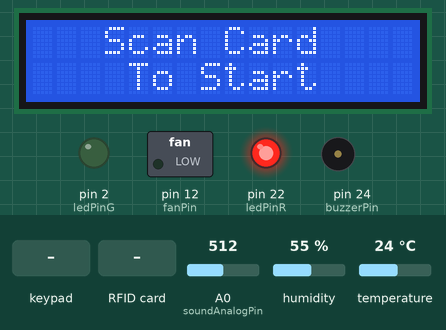
Bench run of a sketch on a simulated Arduino Mega 2560, built with avr-gcc and run on an emulated ATmega2560. Shown: 16×2 character LCD, switched loads named in the sketch (green lamp = pin HIGH), output pins drawn as LEDs (lit = HIGH), buzzer (waves = sounding). Dashed ring = blinking. The inputs (shaded band) are chosen by the test bench; at power-on: temperature 24 °C, A0 (soundAnalogPin) = 512, humidity 55 %. The local clock reads 2024-03-15 10:24:30 at power-on unless the sketch sets it; pins used as bus, display or sensor lines are not drawn; what the sketch prints to the serial monitor is not drawn.

Above: at 1.3 s.
1.4 s: temperature set to 26.6 °C
11.6 s: temperature set to 27.4 °C
At 20.73 s:
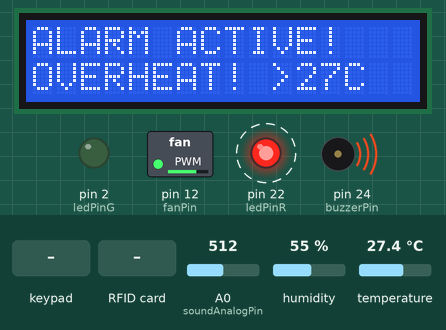
21.9 s: temperature set to 12 °C
At 30.42 s:
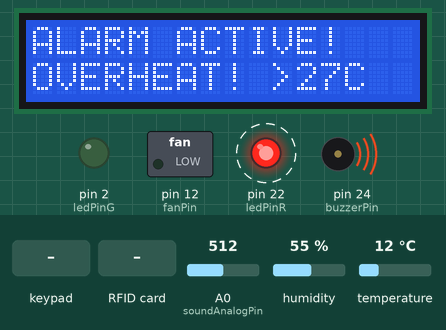
32.2 s: keypad keys 1 9 8 4 # pressed 0.4 s apart
At 35.3 s:
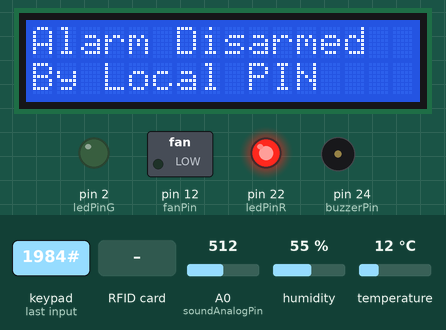
35.7 s: RFID card F1 EF BE 53 held to the reader
At 37.8 s:
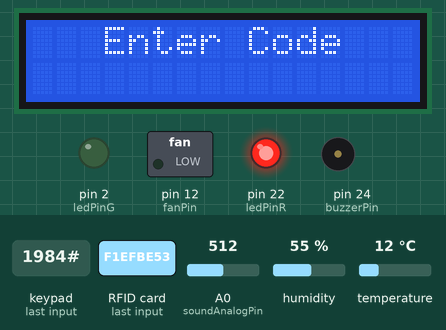
38.3 s: key '#' pressed
At 39.8 s:
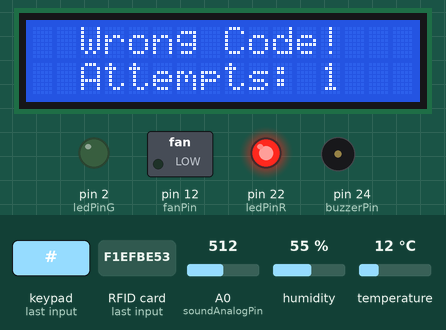
Timing chart, 0 to 41.3 s (numbered marks = the images above; inputs shaded):
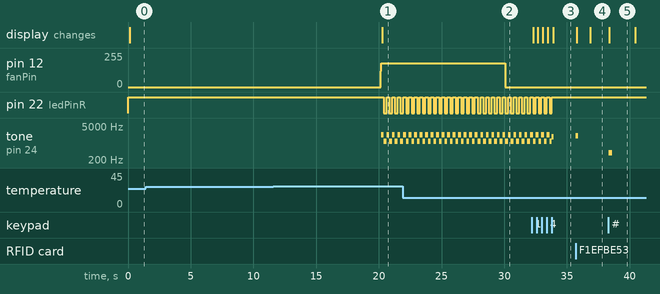

Measured:
- the behaviour switches between 26.9 and 27 °C on temperature (found by bisection; images 0 and 1)
- after the input at 1.4 s, every drawn part: stays the same
- after the input at 11.6 s, pin 12 (fanPin): 0/255 → 180/255 after 8.5 s; pin 22 (ledPinR): alternates HIGH for 0.22 s and LOW for 0.22 s, starting after 8.8 s; tone on pin 24 (buzzerPin): alternates 2200 Hz for 0.22 s and 1200 Hz for 0.22 s, starting after 8.6 s; the display: changes after 8.7 s (image 1)
- after the input at 21.9 s, pin 12 (fanPin): 180/255 → 0/255 after 8.2 s
- after the input at 32.2 s, pin 22 (ledPinR): goes on until 33.8 s, then stays HIGH; the display: first changes after 0.09 s (image 3 shows a later state)
- after the input at 35.7 s, tone on pin 24 (buzzerPin): silent → 2000 Hz at once, → silent 0.20 s later; the display: first changes after 0.09 s (image 4 shows a later state)
- after the input at 38.3 s, tone on pin 24 (buzzerPin): silent → 400 Hz at once, → silent 0.30 s later; the display: changes after 0.09 s (image 5)
- what the display in image 5 shows lasts 2.0 s, from 38.4 s to 40.4 s

The sketch:

serverroom_node.ino
```cpp
/* =========================================================================
 * Server Room IoT - Elegoo / Arduino Mega 2560 Edge Node
 *
 * Capabilities:
 * - Reads DHT22 (temp/humidity), analog sound sensor (peak-to-peak dB), and DS3231 RTC.
 * - Sends JSON telemetry to Raspberry Pi -> Azure MQTTS every 10 seconds (115200 baud).
 * - Local 2FA door access control: RC522 RFID card + 4x4 Keypad PIN ("1984#").
 * - Persistent non-blocking alarm (ALL alarms require manual disarm via PIN 1984# or Azure).
 * - PWM cooling fan on Pin 12 with soft-start (AI preventive + local >= 27 C fail-safe;
 *   auto-stops when temp drops < 27 C; manual remote override from Dashboard).
 * - HD44780 LCD auto-resync to prevent garbled characters after motor/buzzer power spikes.
 * ========================================================================= */
#include <Keypad.h>
#include <dhtnew.h>
#include <Wire.h>
#include <RTClib.h>
#include <LiquidCrystal.h>
#include <SPI.h>
#include <MFRC522.h>

// --- RFID-RC522 (SPI pins 50-53; RST on Pin 5 to avoid LCD pins 6-11) ---
#define RST_PIN 5
#define SS_PIN  53
MFRC522 mfrc522(SS_PIN, RST_PIN);

// Authorized local fallback RFID card UID
byte gyldigUID[] = { 0xF1, 0xEF, 0xBE, 0x53 };

// --- Environmental sensors: DHT22 (Pin 48) & Analog sound sensor (A0) ---
DHTNEW mySensor(48);
const int soundAnalogPin = A0;
const int sampleWindow = 50;                 // Sound sampling window in ms
unsigned long previousSensorMillis = 0;
const unsigned long sensorInterval = 10000;  // Telemetry interval: 10 seconds
unsigned int maxPeakInInterval = 0;

// --- Actuators: Status LEDs, Passive Buzzer (Timer 2), PWM Fan (Pin 12, Timer 1) ---
const int ledPinG = 2;
const int ledPinR = 22;
const int buzzerPin = 24;
const int fanPin = 12;

// --- Cooling PWM speeds (0-255) & ASHRAE TC 9.9 max temperature ---
const int FAN_PWM_PREVENTIVE = 90;       // Preventive AI cooling / manual dashboard "fan_on"
const int FAN_PWM_CRITICAL   = 180;      // High-speed cooling when temp >= 27.0 C
const float TEMP_MAX_THRESHOLD = 27.0;   // Overheating threshold in Celsius

// --- 16x2 LCD in 4-bit parallel mode (Pins 6-11) ---
LiquidCrystal lcd(6, 7, 8, 9, 10, 11);

// --- 4x4 Matrix Keypad (Rows 31-37, Cols 39-45) ---
const byte ROWS = 4;
const byte COLS = 4;
char hexaKeys[ROWS][COLS] = {
  {'1','2','3','A'},
  {'4','5','6','B'},
  {'7','8','9','C'},
  {'*','0','#','D'}
};
byte rowPins[ROWS] = {31, 33, 35, 37};
byte colPins[COLS] = {39, 41, 43, 45};
Keypad customKeypad = Keypad(makeKeymap(hexaKeys), rowPins, colPins, ROWS, COLS);

// --- DS3231 Real-Time Clock (I2C pins 20/21) ---
RTC_DS3231 rtc;
bool rtcOk = false;

// --- Access control state ---
bool kortGodkendt = false;
String indtastetKode = "";
String korrektKode = "1984";
String senesteUID = "";
int wrongAttempts = 0;
const int maxAttempts = 3;

bool doorIsOpen = false;
unsigned long doorOpenUntil = 0;
unsigned long tempMsgUntil = 0;

// --- Cooling fan state (separates manual dashboard control from automatic AI/DHT control) ---
bool fanActive = false;
int fanPwmCurrent = 0;
bool fanManualOn = false;
bool fanAutoOn = false;
bool localTempHigh = false;

// --- Persistent alarm state (ONLY stopped manually via PIN 1984# or Azure alarm_stop) ---
bool alarmActive = false;
bool tempAlarmMutedWhileHot = false;
unsigned long lastSirenToggleMs = 0;
bool sirenHigh = false;
String alarmPinBuf = "";

// Buffer for incoming newline-delimited JSON commands from Raspberry Pi
String serialBuf = "";

// --- Re-initialize LCD before printing to clear any HD44780 4-bit glitches from power spikes ---
void lcdWriteSafe(const String &l1, const String &l2) {
  lcd.begin(16, 2);
  delay(5);
  lcd.clear();
  lcd.setCursor(0, 0);
  lcd.print(l1.substring(0, 16));
  lcd.setCursor(0, 1);
  lcd.print(l2.substring(0, 16));
}

// --- Set PWM fan speed on Pin 12 using a gentle soft-start ramp to prevent 5V rail dips ---
void setFanSpeed(int pwm) {
  if (pwm <= 0) {
    analogWrite(fanPin, 0);
    fanActive = false;
    fanPwmCurrent = 0;
    return;
  }
  if (pwm > 255) pwm = 255;
  if (!fanActive) {
    int step1 = (pwm > 60) ? 60 : pwm;
    int step2 = (pwm > 120) ? 120 : pwm;
    analogWrite(fanPin, step1);
    delay(25);
    analogWrite(fanPin, step2);
    delay(25);
  }
  analogWrite(fanPin, pwm);
  fanActive = true;
  fanPwmCurrent = pwm;
}

// --- Resolve final fan speed from local overheat, AI auto-cooling, and manual override flags ---
void syncFanState() {
  if (localTempHigh) {
    setFanSpeed(FAN_PWM_CRITICAL);
  } else if (fanAutoOn || fanManualOn) {
    setFanSpeed(FAN_PWM_PREVENTIVE);
  } else {
    setFanSpeed(0);
  }
}

// --- Re-initialize RC522 RFID reader after state transitions so card scans stay responsive ---
void wakeRfid() {
  pinMode(RST_PIN, OUTPUT);
  digitalWrite(RST_PIN, HIGH);
  delay(5);
  mfrc522.PCD_Init();
}

// --- Format current DS3231 RTC date/time as "YYYY-MM-DD HH:MM:SS" ---
String getRtcString() {
  if (!rtcOk) return "no_rtc";
  DateTime now = rtc.now();
  char buf[20];
  snprintf(buf, sizeof(buf), "%04d-%02d-%02d %02d:%02d:%02d",
           now.year(), now.month(), now.day(), now.hour(), now.minute(), now.second());
  return String(buf);
}

// --- Convert the scanned RFID UID bytes to an uppercase hex string (e.g. "F1EFBE53") ---
String getUidHex() {
  String uid = "";
  for (byte i = 0; i < mfrc522.uid.size; i++) {
    if (mfrc522.uid.uidByte[i] < 0x10) uid += "0";
    uid += String(mfrc522.uid.uidByte[i], HEX);
  }
  uid.toUpperCase();
  return uid;
}

// --- Display idle welcome screen (also indicates when the cooling fan is running) ---
void visStartSkaerm() {
  lcdWriteSafe("   Scan Card", fanActive ? "    Fan: ON" : "    To Start");
  wakeRfid();
}

// --- Show a temporary 2-line status message for `ms` milliseconds, then return to idle ---
void showTempStatus(const String &l1, const String &l2, unsigned long ms) {
  lcdWriteSafe(l1, l2);
  tempMsgUntil = millis() + ms;
  wakeRfid();
}

// --- Return door and access state to locked (Red LED ON, Green LED OFF) ---
void resetToLocked() {
  alarmActive = false;
  alarmPinBuf = "";
  noTone(buzzerPin);
  doorIsOpen = false;
  kortGodkendt = false;
  indtastetKode = "";
  tempMsgUntil = 0;
  digitalWrite(ledPinG, LOW);
  digitalWrite(ledPinR, HIGH);
  visStartSkaerm();
}

// --- Start latched non-blocking alarm (stays active until PIN 1984# or Azure alarm_stop) ---
void startPersistentAlarm(const String &subtext) {
  if (alarmActive) return;  // Already sounding: do not interrupt an ongoing keypad PIN entry
  alarmActive = true;
  alarmPinBuf = "";
  doorIsOpen = false;
  kortGodkendt = false;
  indtastetKode = "";
  tempMsgUntil = 0;
  digitalWrite(ledPinG, LOW);
  // Start buzzer first, let 5V rail settle for 20ms, then resync LCD for clean text
  tone(buzzerPin, 2200);
  digitalWrite(ledPinR, HIGH);
  sirenHigh = true;
  lastSirenToggleMs = millis();
  delay(20);
  lcdWriteSafe("ALARM ACTIVE!", subtext);
}

// --- Manually disarm active alarm (fan keeps cooling if temperature is still >= 27 C) ---
void disarmLocalAlarm(const String &who) {
  if (localTempHigh) {
    tempAlarmMutedWhileHot = true;  // Prevent immediate re-trigger while room is still cooling down
  }
  alarmActive = false;
  alarmPinBuf = "";
  wrongAttempts = 0;
  noTone(buzzerPin);
  digitalWrite(ledPinG, LOW);
  digitalWrite(ledPinR, HIGH);
  tone(buzzerPin, 1800, 150);
  delay(15);
  showTempStatus("Alarm Disarmed", who, 2500);
  Serial.println("{\"type\":\"access_event\",\"event\":\"alarm_disarmed\"}");
}

// --- Toggle siren frequency (1200/2200 Hz) and Red LED every 220ms without blocking loop() ---
void updateAlarmSiren(unsigned long nowMs) {
  if (!alarmActive) return;
  maxPeakInInterval = 0;  // Ignore own siren on the sound sensor to prevent feedback loops
  if (nowMs - lastSirenToggleMs >= 220) {
    lastSirenToggleMs = nowMs;
    sirenHigh = !sirenHigh;
    tone(buzzerPin, sirenHigh ? 2200 : 1200);
    digitalWrite(ledPinR, sirenHigh ? HIGH : LOW);
  }
}

// --- Compare scanned 4-byte RFID UID against the local authorized card UID ---
bool tjekUID() {
  if (mfrc522.uid.size != 4) return false;
  for (byte i = 0; i < 4; i++) {
    if (mfrc522.uid.uidByte[i] != gyldigUID[i]) return false;
  }
  return true;
}

// --- Unlock door non-blocking (Green LED ON) for `ms` milliseconds, then auto-relock ---
void openDoorNonBlocking(const String &l1, const String &l2, unsigned long ms) {
  alarmActive = false;
  alarmPinBuf = "";
  noTone(buzzerPin);
  digitalWrite(ledPinR, LOW);
  digitalWrite(ledPinG, HIGH);
  tone(buzzerPin, 2500, 500);
  delay(15);
  lcdWriteSafe(l1, l2);
  doorIsOpen = true;
  doorOpenUntil = millis() + ms;
  tempMsgUntil = 0;
  wrongAttempts = 0;
  kortGodkendt = false;
  indtastetKode = "";
}

// --- Execute compact JSON remote commands received from Azure -> Raspberry Pi ---
void handleIncomingCommand(const String &line) {
  if (line.indexOf("\"alarm_stop\"") >= 0) {
    disarmLocalAlarm("By Azure Auth");
  } else if (line.indexOf("\"alarm_test\"") >= 0) {
    startPersistentAlarm("Code/Azure Stop");
  } else if (line.indexOf("\"unlock_door\"") >= 0) {
    openDoorNonBlocking("Remote Unlocked", "Serverroom open", 8000);
    Serial.println("{\"type\":\"access_event\",\"event\":\"remote_unlock\"}");
  } else if (line.indexOf("\"lock_door\"") >= 0) {
    resetToLocked();
    tone(buzzerPin, 900, 200);
    showTempStatus("Door Locked", "By Azure Admin", 2000);
    Serial.println("{\"type\":\"access_event\",\"event\":\"remote_lock\"}");
  } else if (line.indexOf("\"fan_auto_off\"") >= 0) {
    // AI reports normal temperature -> stop auto fan (keeps running if manually enabled)
    fanAutoOn = false;
    syncFanState();
    if (!alarmActive && !fanActive) {
      showTempStatus("AI Cooling: OFF", "Temp normal", 2500);
    }
  } else if (line.indexOf("\"fan_auto\"") >= 0) {
    // AI predicts overheating or breach -> activate preventive cooling on Pin 12
    fanAutoOn = true;
    syncFanState();
    if (!alarmActive) {
      tone(buzzerPin, 1400, 120);
      delay(15);
      showTempStatus("AI Cooling: ON", "Preventive Fan", 2500);
    }
  } else if (line.indexOf("\"fan_on\"") >= 0) {
    // Manual dashboard override: turn cooling fan ON
    fanManualOn = true;
    syncFanState();
    if (!alarmActive) {
      tone(buzzerPin, 1400, 120);
      delay(15);
      showTempStatus("Cooling: ON", "Manual Remote", 2500);
    }
  } else if (line.indexOf("\"fan_off\"") >= 0) {
    // Manual dashboard override: force cooling fan OFF
    fanManualOn = false;
    fanAutoOn = false;
    localTempHigh = false;
    setFanSpeed(0);
    if (!alarmActive) {
      tone(buzzerPin, 900, 120);
      delay(15);
      showTempStatus("Cooling: OFF", "Normal mode", 2500);
    }
  } else if (line.indexOf("\"ping\"") >= 0) {
    if (!alarmActive) {
      tone(buzzerPin, 1800, 80);
      showTempStatus("Azure Ping OK", getRtcString().substring(11), 2500);
    }
  } else if (line.indexOf("\"reset_state\"") >= 0) {
    // Full software reset of alarm, fan, and access states
    wrongAttempts = 0;
    fanManualOn = false;
    fanAutoOn = false;
    localTempHigh = false;
    tempAlarmMutedWhileHot = false;
    setFanSpeed(0);
    resetToLocked();
    tone(buzzerPin, 1500, 100);
    Serial.println("{\"type\":\"access_event\",\"event\":\"remote_reset\"}");
  }
}

// --- Non-blocking USB Serial reader for newline-terminated commands from Raspberry Pi ---
void checkSerialFromPi() {
  while (Serial.available()) {
    char c = (char)Serial.read();
    if (c == '\n') {
      serialBuf.trim();
      if (serialBuf.length() > 0) handleIncomingCommand(serialBuf);
      serialBuf = "";
    } else {
      serialBuf += c;
    }
  }
}

// --- Arduino boot initialization ---
void setup() {
  Serial.begin(115200);
  SPI.begin();

  rtcOk = rtc.begin();
  if (rtcOk && rtc.lostPower()) {
    rtc.adjust(DateTime(F(__DATE__), F(__TIME__)));
  }

  pinMode(ledPinG, OUTPUT);
  pinMode(ledPinR, OUTPUT);
  pinMode(buzzerPin, OUTPUT);
  pinMode(fanPin, OUTPUT);
  analogWrite(fanPin, 0);  // Ensure fan starts OFF

  resetToLocked();
}

// --- Main non-blocking control loop ---
void loop() {
  unsigned long currentMillis = millis();

  // 0. Always check for incoming remote commands from Raspberry Pi / Azure
  checkSerialFromPi();

  // Handle active siren and allow local manual disarm via PIN 1984# on keypad
  if (alarmActive) {
    updateAlarmSiren(currentMillis);
    char ak = customKeypad.getKey();
    if (ak) {
      if (ak == '#') {
        if (alarmPinBuf == korrektKode) {
          disarmLocalAlarm("By Local PIN");
        } else {
          alarmPinBuf = "";
          lcdWriteSafe("ALARM ACTIVE!", "Wrong PIN!");
        }
      } else if (ak == '*') {
        alarmPinBuf = "";
        lcdWriteSafe("ALARM ACTIVE!", "PIN: ");
      } else if (alarmPinBuf.length() < 4) {
        alarmPinBuf += ak;
        String mask = "PIN: ";
        for (unsigned int i = 0; i < alarmPinBuf.length(); i++) mask += "*";
        lcdWriteSafe("ALARM ACTIVE!", mask);
      }
    }
  } else {
    // Auto-relock door after open timeout and clear temporary LCD banners
    if (doorIsOpen && currentMillis >= doorOpenUntil) {
      resetToLocked();
    }
    if (tempMsgUntil > 0 && currentMillis >= tempMsgUntil && !doorIsOpen && !kortGodkendt) {
      tempMsgUntil = 0;
      visStartSkaerm();
    }
  }

  // 1. Sample analog sound sensor peak-to-peak amplitude (skipped while own siren sounds)
  if (!alarmActive) {
    unsigned long startMillis = millis();
    unsigned int signalMax = 0;
    unsigned int signalMin = 1024;
    while (millis() - startMillis < sampleWindow) {
      unsigned int sample = analogRead(soundAnalogPin);
      if (sample < 1024) {
        if (sample > signalMax) signalMax = sample;
        else if (sample < signalMin) signalMin = sample;
      }
    }
    unsigned int peakToPeak = (signalMax > signalMin) ? (signalMax - signalMin) : 0;
    if (peakToPeak > maxPeakInInterval) maxPeakInInterval = peakToPeak;
  }

  // 2. Every 10 seconds: read DHT22, enforce local overheat fail-safe, and emit JSON telemetry
  if (currentMillis - previousSensorMillis >= sensorInterval) {
    previousSensorMillis = currentMillis;

    // Convert peak-to-peak ADC reading to estimated dB (clamped to 35-100 dB)
    double volts = (maxPeakInInterval * 5.0) / 1024.0;
    if (volts < 0.0005) volts = 0.0005;
    double estimateddB = 20.0 * log10(volts / 0.0005);
    if (estimateddB < 35.0) estimateddB = 35.0;
    if (estimateddB > 100.0) estimateddB = 100.0;

    int status = mySensor.read();
    bool dhtSuccess = (status == DHTLIB_OK);
    float tempVal = 0.0;
    float humVal = 0.0;

    if (dhtSuccess) {
      tempVal = mySensor.getTemperature();
      humVal = mySensor.getHumidity();

      // Local Edge Fail-Safe (works even if Wi-Fi/Azure drops):
      // - temp >= 27.0 C -> start full-speed fan + latched alarm (requires manual disarm)
      // - temp <  27.0 C -> auto-stop fan only (alarm stays active until manually disarmed)
      if (tempVal >= TEMP_MAX_THRESHOLD) {
        if (!localTempHigh) {
          localTempHigh = true;
          fanAutoOn = true;
          syncFanState();
          if (!tempAlarmMutedWhileHot) {
            startPersistentAlarm("OVERHEAT! >27C");
            Serial.println("{\"type\":\"access_event\",\"event\":\"local_overheat_alarm\"}");
          }
        }
      } else {
        tempAlarmMutedWhileHot = false;
        if (localTempHigh) {
          localTempHigh = false;
          fanAutoOn = false;
          syncFanState();
          if (!alarmActive && !doorIsOpen && !kortGodkendt) visStartSkaerm();
        }
      }
    }

    // Stream JSON telemetry line to Raspberry Pi over USB Serial
    Serial.print("{\"type\":\"telemetry\",\"zone\":\"rack1\",\"temperature\":");
    if (dhtSuccess) Serial.print(tempVal, 2);
    else Serial.print("null");
    Serial.print(",\"humidity\":");
    if (dhtSuccess) Serial.print(humVal, 2);
    else Serial.print("null");
    Serial.print(",\"noise_db\":");
    Serial.print(estimateddB, 1);
    Serial.print(",\"fan\":");
    Serial.print(fanActive ? 1 : 0);
    Serial.print(",\"rtc\":\"");
    Serial.print(getRtcString());
    Serial.println("\"}");

    maxPeakInInterval = 0;
  }

  // 3. Normal physical 2FA access control (RFID card first, then 4-digit PIN + #)
  if (!alarmActive) {
    if (!kortGodkendt && !doorIsOpen) {
      if (mfrc522.PICC_IsNewCardPresent() && mfrc522.PICC_ReadCardSerial()) {
        senesteUID = getUidHex();
        if (tjekUID()) {
          tone(buzzerPin, 2000, 200);
          kortGodkendt = true;
          lcdWriteSafe(" Card Accepted!", "");
          delay(1000);
          lcdWriteSafe("   Enter Code", "");
        } else {
          // Invalid RFID card: beep, log to Azure for brute-force tracking, and reset
          tone(buzzerPin, 300, 500);
          Serial.print("{\"type\":\"access_request\",\"credential\":\"");
          Serial.print(senesteUID);
          Serial.println("\",\"method\":\"rfid_invalid\"}");
          lcdWriteSafe(" Invalid Card!", "");
          delay(2000);
          visStartSkaerm();
        }
        mfrc522.PICC_HaltA();
        mfrc522.PCD_StopCrypto1();
      }
    } else if (kortGodkendt) {
      char key = customKeypad.getKey();
      if (key) {
        if (key == '#') {
          // Send combined UID:PIN to Azure for centralized SHA-256 verification & audit logging
          Serial.print("{\"type\":\"access_request\",\"credential\":\"");
          Serial.print(senesteUID);
          Serial.print(":");
          Serial.print(indtastetKode);
          Serial.println("\",\"method\":\"rfid_2fa\"}");

          if (indtastetKode == korrektKode) {
            openDoorNonBlocking("Access Granted!", "Serverroom open", 15000);
            Serial.println("{\"type\":\"access_event\",\"event\":\"door_unlocked\"}");
          } else {
            wrongAttempts++;
            tone(buzzerPin, 400, 300);
            lcdWriteSafe("  Wrong Code!", "  Attempts: " + String(wrongAttempts));
            delay(2000);

            // 3 consecutive wrong PIN attempts -> trigger persistent intruder alarm
            if (wrongAttempts >= maxAttempts) {
              Serial.println("{\"type\":\"access_event\",\"event\":\"local_bruteforce_alarm\"}");
              wrongAttempts = 0;
              startPersistentAlarm("Enter PIN / Web");
            } else {
              digitalWrite(ledPinR, HIGH);
              lcdWriteSafe("   Enter Code", "");
            }
          }
          indtastetKode = "";
        } else if (key == '*') {
          // Clear current PIN entry
          indtastetKode = "";
          lcdWriteSafe("   Enter Code", "");
        } else {
          if (indtastetKode.length() < 4) {
            indtastetKode += key;
            String mask = "      ";
            for (unsigned int i = 0; i < indtastetKode.length(); i++) mask += "*";
            lcdWriteSafe("   Enter Code", mask);
          }
        }
      }
    }
  }
}
```
